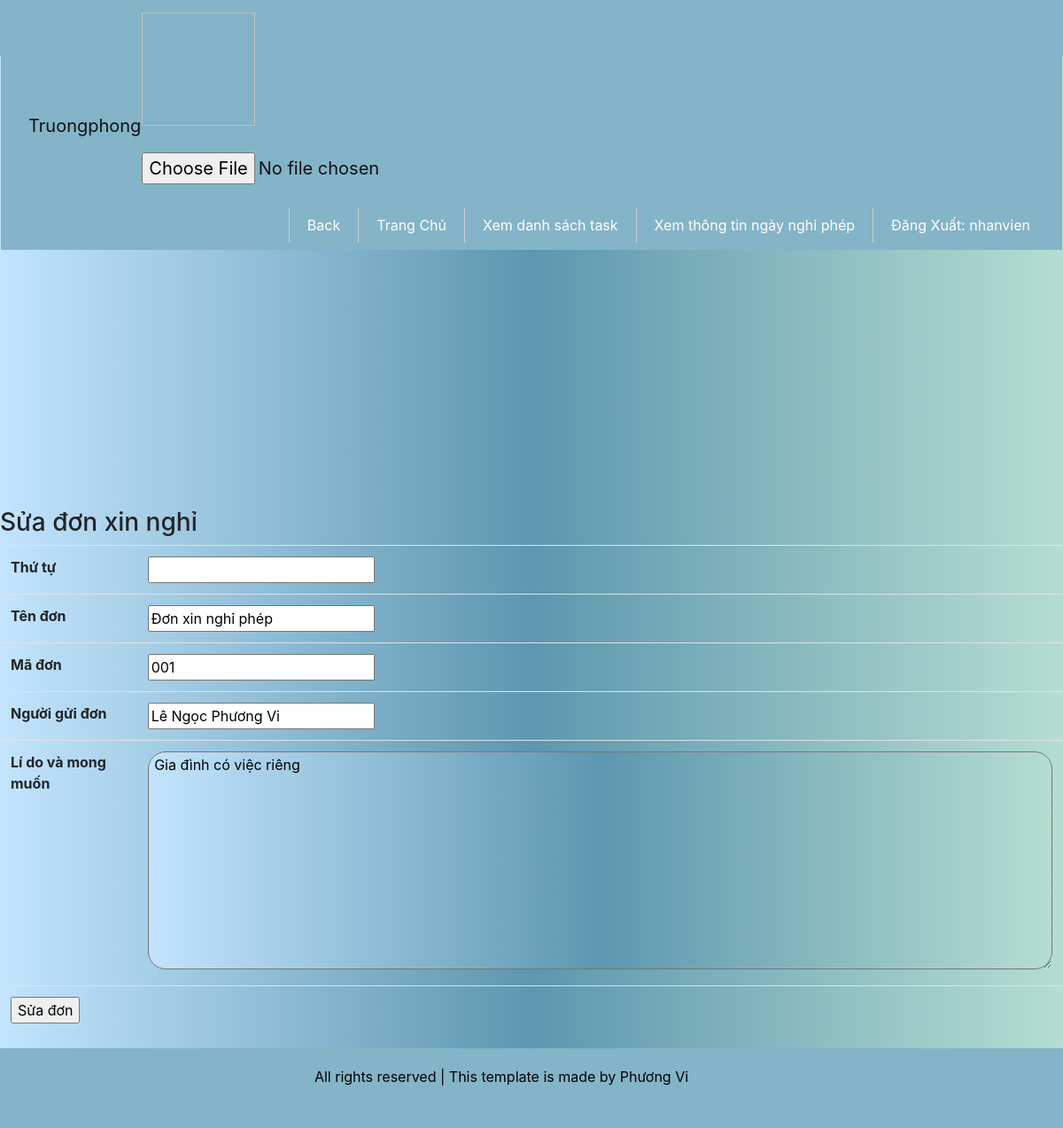
The app's page /source/Truongphong/index.php?action=quanliphongban&query=sua&thutu=1 (signed in) with its own data.
### tables this page shows
CREATE TABLE `tbl_donxinnghi` (
  `thutu` int(11) NOT NULL,
  `ten_don` varchar(250) NOT NULL,
  `ma_don` varchar(100) NOT NULL,
  `nguoigui` varchar(50) NOT NULL,
  `lidovasongay` text NOT NULL
);

### source/Truongphong/modules/quanliphongban/sua.php (the view)
<?php
$sql_sua="SELECT * FROM tbl_donxinnghi WHERE thutu='$_GET[thutu]' LIMIT 1 ";
$row_sua=mysqli_query($mysqli,$sql_sua);
 ?>
 <h3>Sửa đơn xin nghỉ </h3>
<table  class="table table-hover">
  <?php
while ($row= mysqli_fetch_array($row_sua)) {
  ?>
  <form method="POST" action="modules/quanliphongban/xuly.php?thutu=<?php echo $_GET['thutu']?>" enctype="multipart/form-data">
   <tr>
    <th>Thứ tự</th>
    <td><input type="text" name="thutu"></td>
  </tr>
  <tr>
    <th>Tên đơn</th>
    <td><input type="text" value="<?php echo $row['ten_don'] ?>" name="ten_don" ></td>
  </tr>
  <tr>
    <th>Mã đơn</th>
    <td><input type="text" value="<?php echo $row['ma_don'] ?>" name="ma_don" ></td>
  </tr>
  <tr>
    <th>Người gửi đơn</th>
    <td><input type="text" value="<?php echo $row['nguoigui'] ?>" name="nguoigui" ></td>
  </tr>
  <tr>
    <th>Lí do và mong muốn</th>
    <td><textarea rows="10" cols="120" name="mota" style="width: 100% resize: none;"> <?php echo $row['lidovasongay'] ?></textarea></td>
  </tr>
 <tr>
    <td colspan="2"><input type="submit" name="suaphongban" value ="Sửa đơn"></td>
  </tr>
</form>
<?php
}
?>
</table>

### source/style.css (style rules this page uses)
body { background-image: linear-gradient(to left ,#b5ddd1,rgb(93 151 175),#c3e4fd) !important; }
body { width: 100%; background-image: linear-gradient(to left ,#b5ddd1,rgb(93 151 175),#c3e4fd) !important; font-family: 'Gamja Flower'; }
textarea { resize: none; width: 100%; }
textarea { background-image: linear-gradient(to left ,#b5ddd1,rgb(93 151 175),#c3e4fd); border-radius: 20px; overflow: hidden; }

### records on screen
tbl_donxinnghi: ten_don "Đơn xin nghỉ phép", ma_don "001", nguoigui "Lê Ngọc Phương Vi", mota "Gia đình có việc riêng"

### other values on screen
$_SESSION['dangnhap'] "nhanvien"
